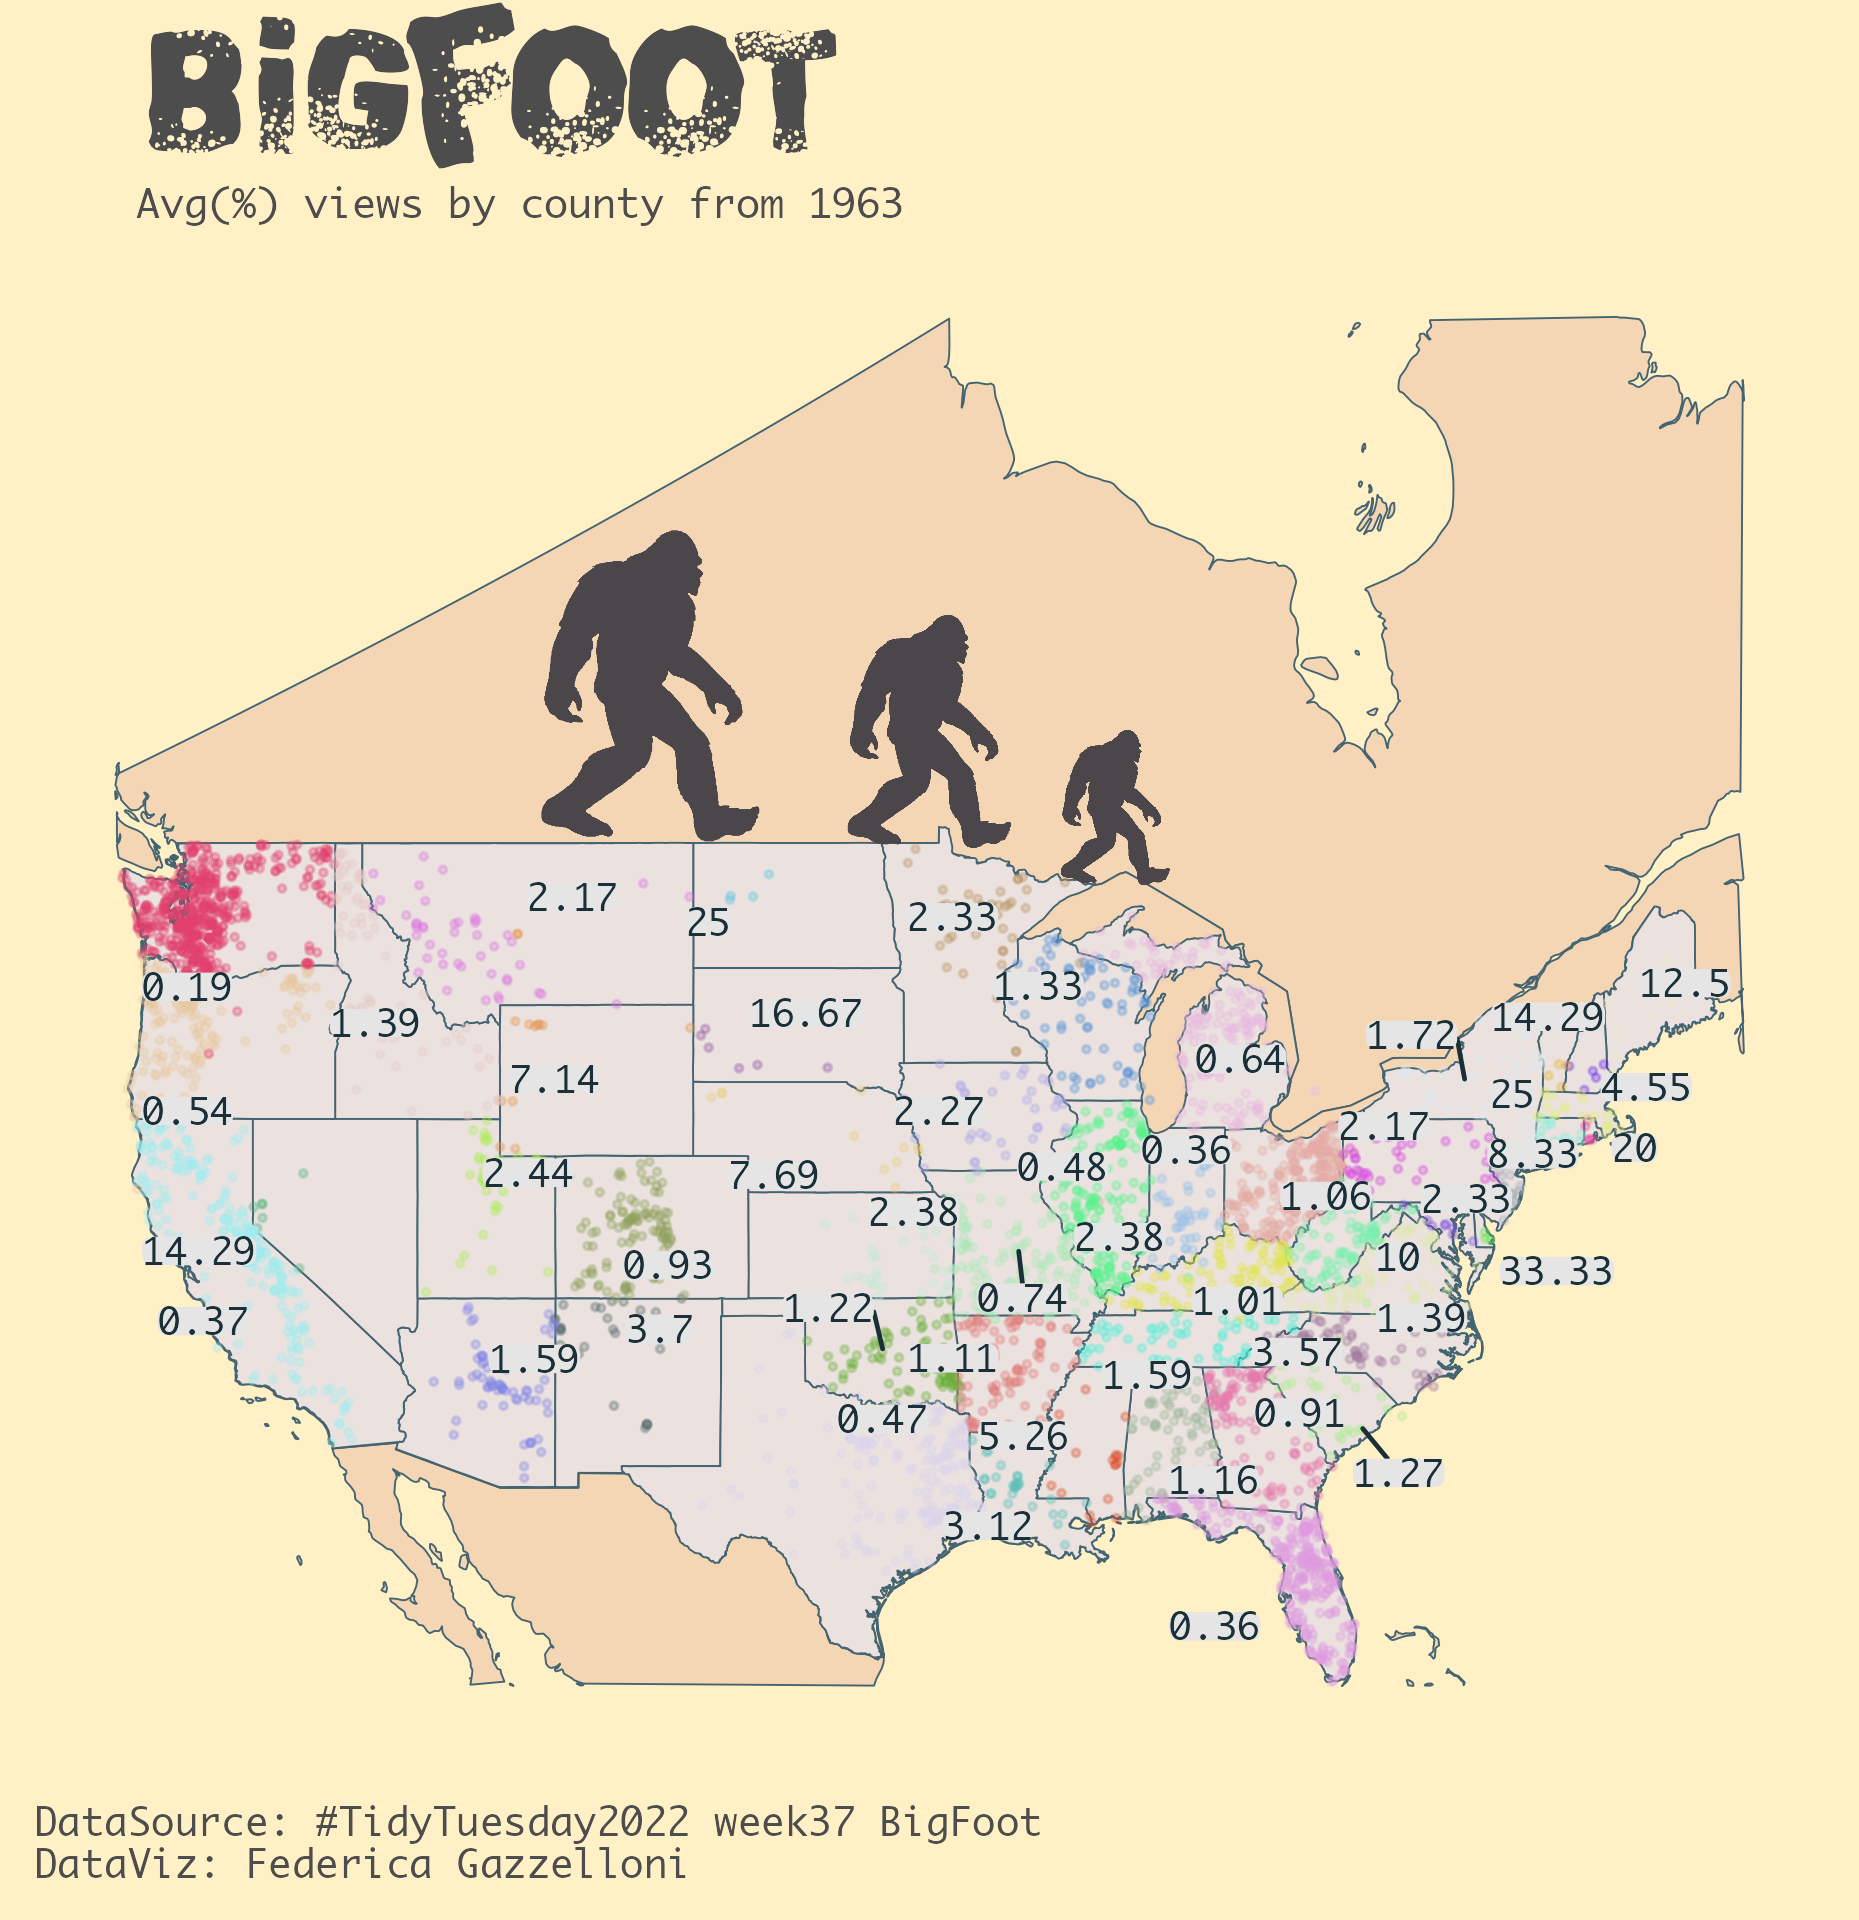

Reproduce this figure in R.
setwd("~/Documents/R/R_general_resources/TidyTuesday/data/2022/w37_bigfoot")
library(tidyverse)
# bigfoot colors: https://icolorpalette.com/color/bigfoot

# load data
bigfoot <- readr::read_csv('https://raw.githubusercontent.com/rfordatascience/tidytuesday/master/data/2022/2022-09-13/bigfoot.csv')
df <- bigfoot%>%
  select(county,
         state,
         latitude,
         longitude,
         date,
         number,
         precip_type,
         visibility,
         classification) %>%
  filter(!is.na(latitude)) %>%
  mutate(precip_type=ifelse(is.na(precip_type),"unknown",precip_type),
         date=as.Date(date,"%Y-%m-%d")) %>%
  mutate(year=lubridate::year(date),.after="date",
         visibility=ifelse(is.na(visibility),mean(visibility,na.rm = T),visibility)) %>%
  filter(year>=1963) %>%
  filter(longitude>-130) %>%
  mutate(state=tolower(state),
         classification=case_when(classification=="Class A"~"clear sightings",
                                  classification=="Class B"~"not clear view",
                                  classification=="Class C"~"second-hand reports")) %>%
  rename(ID=state)
df%>%names



labels <- df%>%
  group_by(ID) %>%
  mutate(pct_view=number/sum(number)*100,.after=number)%>%
  mutate(cent_long=mean(range(longitude)),cent_lat=mean(range(latitude)),.after=longitude)%>%
  ungroup() %>%
  count(ID,cent_long,cent_lat,pct_view)%>%
  group_by(ID) %>%
  summarize(avg_pct_view=round(mean(pct_view),2),cent_long,cent_lat,.groups="drop")%>%
  ungroup() %>%
  distinct()

labels


states <- map_data("state")
world <- map_data("world") %>%
  # set a restricted view to long = c(-122,-66) and lat = c(25,50)
  filter(long> -125,long< -66,
         lat> 25, lat< 60)

# load BigFoot fonts
# library(systemfonts)
# fonts <- system_fonts()
# fonts%>%
#  arrange(family)%>%
#  filter(str_detect(family,"Big"))%>%select(family)


library(randomcoloR)
n <- 48
palette <- distinctColorPalette(n)
bigfoot<- data.frame(image="bigfoot.png",x=1,y=1)

set.seed(1)
p <- ggplot() +
  geom_polygon(data = world, mapping = aes(long, lat,
                                           group=group),
               fill="#f4d6b5",color="#446471",
               size=0.2) +
  geom_polygon(data = states, mapping = aes(long, lat,
                                            group=group),
               fill="#ebe2df",color="#446471",
               size=0.2) +
  geom_point(df, mapping = aes(x=longitude,y=latitude,
                               color=ID),
             alpha=0.3,
             size=0.5,show.legend = F) +
  ggrepel::geom_label_repel(labels, 
            mapping = aes(x=cent_long,y=cent_lat,
                          label=avg_pct_view),
            label.padding = unit(0.05,"pt"),
            color="#1a2f38",
            family="Monaco",
            size=3,
            max.overlaps = Inf,
            label.size = unit(0.05,"pt"), 
            fill = "grey90"
            )+
  #ggimage::geom_image(data = bigfoot, mapping= aes(x,y))+
  coord_map() +
  scale_color_manual(values = palette) +
  ggthemes::theme_map() +
  labs(title="Bigfoot",
       subtitle = "Avg(%) views by county from 1963",
       color="",
       caption="\nDataSource: #TidyTuesday2022 week37 BigFoot\nDataViz: Federica Gazzelloni\n") +
  theme_void()+
  theme(text=element_text(family="Monaco",color="grey30"),
        plot.title = element_text(size=55,hjust=0.1,vjust=0.5,
                                  family="Big Bloke BB"),
        plot.subtitle = element_text(size=9,hjust=0.1),
        plot.caption = element_text(vjust = 0.5,hjust=0),
        plot.title.position = "plot",
        legend.key.size = unit(1,units = "pt"),
        legend.background = element_rect(fill="white"),
        legend.key = element_blank(),
        legend.box.background = element_blank(),
        legend.direction = "horizontal",
        legend.position = c(0.3,0.05),
        plot.background = element_rect(fill="#fff0c6",
                                       color="#fff0c6"))
  
library(cowplot)
ggdraw(p)+
  draw_image("bigfoot.png",scale=0.2,
             y=0.144,x=-0.15) +
  draw_image("bigfoot.png",scale=0.15,
             y=0.12,x=0)+
  draw_image("bigfoot.png",scale=0.1,
             y=0.08,x=0.1)



ggsave("w37_bigfoot.png",
       bg="#fff0c6",
       dpi=320,
       width = 5.81,
       height = 6)

dev.off()

